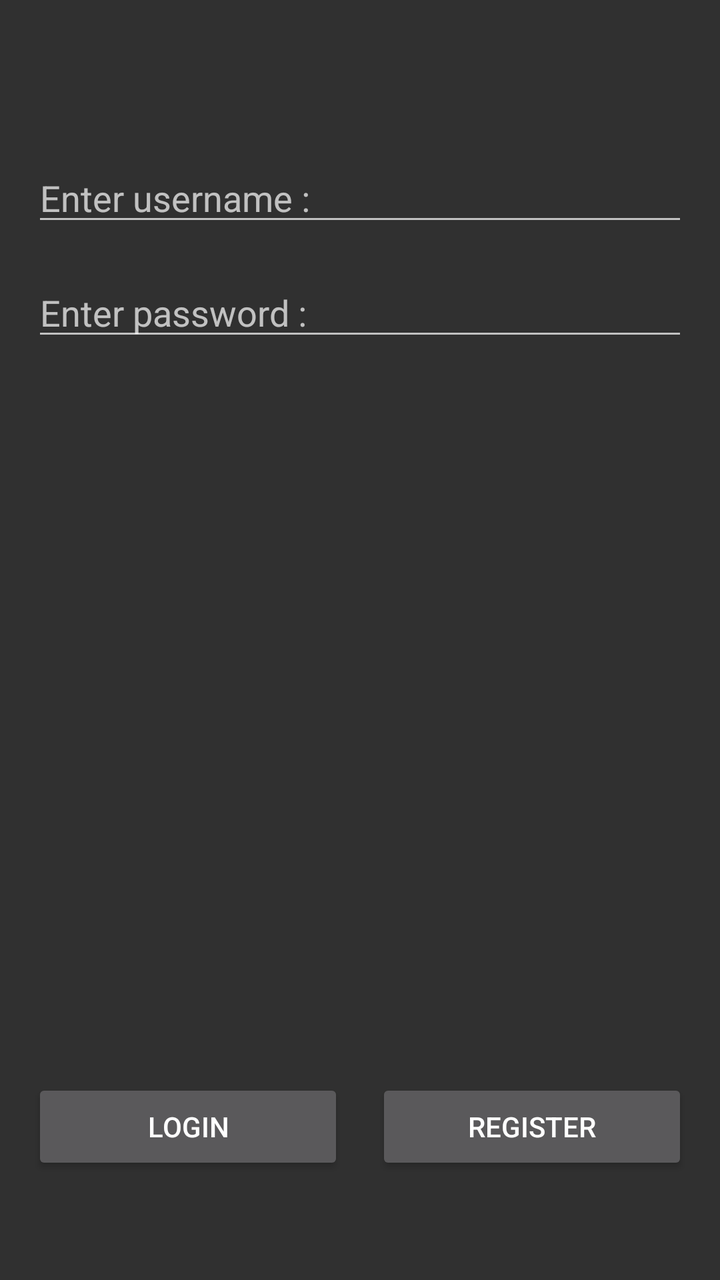
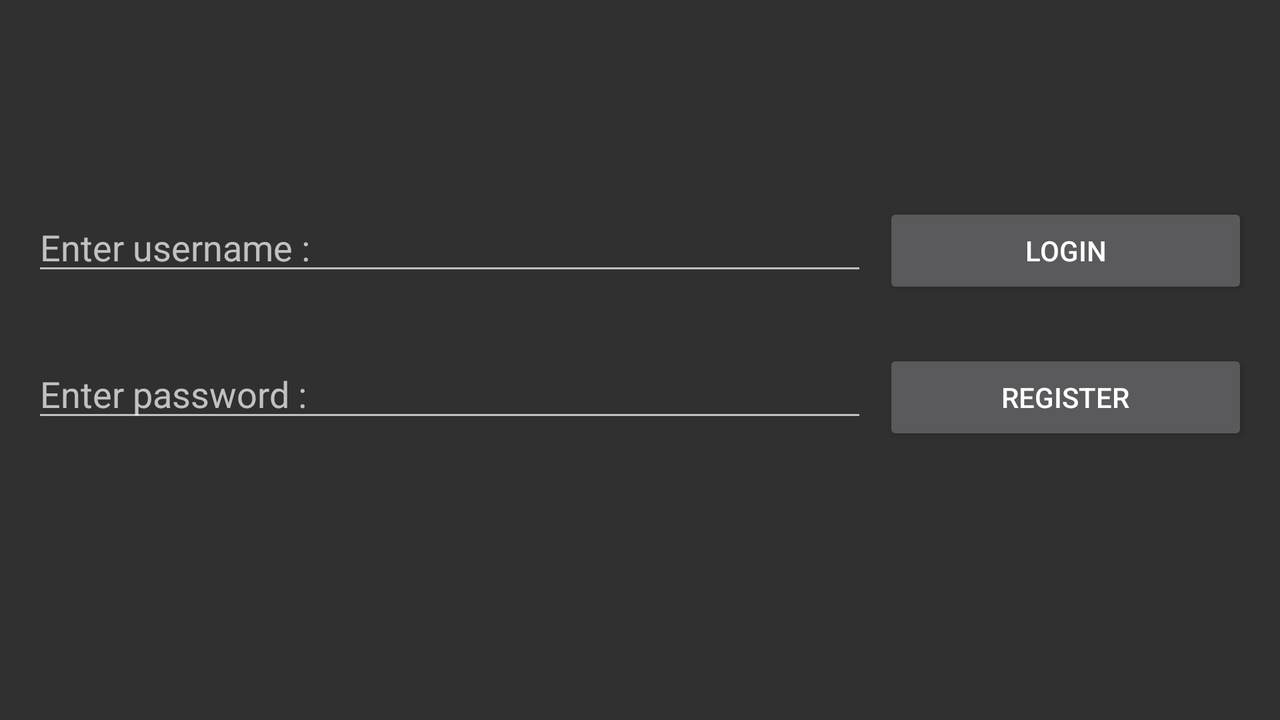

The same Android screen from two of the app's own layout files: first res/layout/ as a phone draws it, then the repository's variant for another configuration, drawn on a device whose configuration selects that folder. Both files follow.
<!-- AndroidManifest.xml: application theme AppTheme -->
<!-- res/layout/activity_login.xml -->
<?xml version="1.0" encoding="utf-8"?>

<android.support.constraint.ConstraintLayout xmlns:android="http://schemas.android.com/apk/res/android"
    xmlns:app="http://schemas.android.com/apk/res-auto"
    xmlns:tools="http://schemas.android.com/tools"
    android:id="@+id/activity_login"
    android:layout_width="match_parent"
    android:layout_height="match_parent"
    android:paddingBottom="@dimen/activity_vertical_margin"
    android:paddingLeft="@dimen/activity_horizontal_margin"
    android:paddingRight="@dimen/activity_horizontal_margin"
    android:paddingTop="@dimen/activity_vertical_margin"

    tools:context="com.carcalendar.dmdev.carcalendar.LoginActivity">

    <ProgressBar
        android:id="@+id/progressBar"
        android:layout_width="wrap_content"
        android:layout_height="wrap_content"
        android:visibility="gone"
        app:layout_constraintBottom_toBottomOf="parent"
        app:layout_constraintTop_toTopOf="parent"
        app:layout_constraintRight_toRightOf="parent"
        app:layout_constraintLeft_toLeftOf="parent" />

    <EditText
        android:layout_width="0dp"
        android:layout_height="wrap_content"
        android:inputType="textPersonName"
        android:hint="@string/enter_username"
        android:ems="10"
        android:id="@+id/usernameET"
        app:layout_constraintRight_toRightOf="parent"
        app:layout_constraintLeft_toLeftOf="parent"
        app:layout_constraintTop_toTopOf="@+id/guideline2"
        android:layout_marginTop="0dp" />

    <EditText
        android:layout_width="0dp"
        android:layout_height="wrap_content"
        android:inputType="textPassword"
        android:hint="@string/enter_password"
        android:ems="10"
        android:id="@+id/passET"
        android:layout_marginTop="16dp"
        app:layout_constraintTop_toBottomOf="@+id/usernameET"
        app:layout_constraintRight_toRightOf="parent"
        app:layout_constraintLeft_toLeftOf="parent" />

    <Button
        android:layout_width="0dp"
        android:layout_weight="1"
        android:layout_height="wrap_content"
        android:id="@+id/loginBtn"
        android:text="@string/login_btn"
        app:layout_constraintLeft_toLeftOf="parent"
        app:layout_constraintRight_toLeftOf="@+id/guideline"
        android:layout_marginRight="8dp"
        android:layout_marginEnd="8dp"
        app:layout_constraintHorizontal_bias="1.0"
        app:layout_constraintTop_toTopOf="@+id/guideline6"
        android:layout_marginTop="8dp"
        app:layout_constraintBottom_toBottomOf="parent"
        android:layout_marginBottom="8dp" />

    <Button
        android:layout_width="0dp"
        android:layout_weight="1"
        android:layout_height="wrap_content"
        android:id="@+id/regBtn"
        android:text="@string/register_btn"
        app:layout_constraintRight_toRightOf="parent"
        android:layout_marginLeft="8dp"
        android:layout_marginStart="8dp"
        app:layout_constraintLeft_toLeftOf="@+id/guideline"
        app:layout_constraintHorizontal_bias="0.0"
        app:layout_constraintTop_toTopOf="@+id/guideline6"
        android:layout_marginTop="8dp"
        app:layout_constraintBottom_toBottomOf="parent"
        android:layout_marginBottom="8dp" />

    <android.support.constraint.Guideline
        android:layout_width="wrap_content"
        android:layout_height="wrap_content"
        android:id="@+id/guideline"
        android:orientation="vertical"
        app:layout_constraintGuide_percent="0.5" />

    <android.support.constraint.Guideline
        android:layout_width="wrap_content"
        android:layout_height="wrap_content"
        android:id="@+id/guideline2"
        android:orientation="horizontal"
        app:layout_constraintGuide_percent="0.1" />

    <android.support.constraint.Guideline
        android:layout_width="wrap_content"
        android:layout_height="wrap_content"
        android:id="@+id/guideline6"
        android:orientation="horizontal"
        app:layout_constraintGuide_percent="0.8" />

</android.support.constraint.ConstraintLayout>
<!-- resources referenced by this layout -->
<resources>
  <dimen name="activity_horizontal_margin">16dp</dimen>
  <dimen name="activity_vertical_margin">16dp</dimen>
  <string name="enter_password">Enter password :</string>
  <string name="enter_username">Enter username :</string>
  <string name="login_btn">Login</string>
  <string name="register_btn">Register</string>
  <style name="AppTheme" parent="Theme.AppCompat">
          
          <item name="android:actionOverflowButtonStyle">@style/OverFlow</item>
      </style>
  <style name="OverFlow" parent="Widget.AppCompat.Light.ActionButton.Overflow">
          <item name="android:src">@mipmap/ic_settings_white_24dp</item>
      </style>
</resources>
<!-- res/layout-land/activity_login.xml (the repository's variant of the layout above) -->
<!-- drawn on the phone turned sideways -->
<?xml version="1.0" encoding="utf-8"?>

<android.support.constraint.ConstraintLayout xmlns:android="http://schemas.android.com/apk/res/android"
    xmlns:app="http://schemas.android.com/apk/res-auto"
    xmlns:tools="http://schemas.android.com/tools"
    android:id="@+id/activity_login"
    android:layout_width="match_parent"
    android:layout_height="match_parent"
    android:paddingBottom="@dimen/activity_vertical_margin"
    android:paddingLeft="@dimen/activity_horizontal_margin"
    android:paddingRight="@dimen/activity_horizontal_margin"
    android:paddingTop="@dimen/activity_vertical_margin"

    tools:context="com.carcalendar.dmdev.carcalendar.LoginActivity">

    <ProgressBar
        android:id="@+id/progressBar"
        android:layout_width="wrap_content"
        android:layout_height="wrap_content"
        android:visibility="gone"
        app:layout_constraintBottom_toBottomOf="parent"
        app:layout_constraintTop_toTopOf="parent"
        app:layout_constraintRight_toRightOf="parent"
        app:layout_constraintLeft_toLeftOf="parent" />

    <EditText
        android:layout_width="0dp"
        android:layout_height="wrap_content"
        android:inputType="textPersonName"
        android:hint="@string/enter_username"
        android:ems="10"
        android:id="@+id/usernameET"
        app:layout_constraintLeft_toLeftOf="parent"
        app:layout_constraintTop_toTopOf="@+id/guideline2"
        app:layout_constraintRight_toLeftOf="@+id/guideline"
        android:layout_marginRight="8dp"
        android:layout_marginEnd="8dp"
        app:layout_constraintHorizontal_bias="1.0"
        android:layout_marginTop="0dp" />

    <EditText
        android:layout_width="0dp"
        android:layout_height="wrap_content"
        android:inputType="textPassword"
        android:hint="@string/enter_password"
        android:ems="10"
        android:id="@+id/passET"
        android:layout_marginTop="32dp"
        app:layout_constraintTop_toBottomOf="@+id/usernameET"
        app:layout_constraintLeft_toLeftOf="@+id/usernameET"
        app:layout_constraintRight_toRightOf="@+id/usernameET"
        app:layout_constraintHorizontal_bias="0.0" />

    <Button
        android:layout_width="0dp"
        android:layout_weight="1"
        android:layout_height="wrap_content"
        android:id="@+id/loginBtn"
        android:text="@string/login_btn"
        app:layout_constraintLeft_toLeftOf="@+id/guideline"
        app:layout_constraintRight_toRightOf="parent"
        app:layout_constraintHorizontal_bias="0.0"
        app:layout_constraintBaseline_toBaselineOf="@+id/usernameET" />

    <Button
        android:layout_width="0dp"
        android:layout_weight="1"
        android:layout_height="wrap_content"
        android:id="@+id/regBtn"
        android:text="@string/register_btn"
        app:layout_constraintRight_toRightOf="parent"
        app:layout_constraintBaseline_toBaselineOf="@+id/passET"
        app:layout_constraintLeft_toLeftOf="@+id/guideline" />

    <android.support.constraint.Guideline
        android:layout_width="wrap_content"
        android:layout_height="wrap_content"
        android:id="@+id/guideline"
        android:orientation="vertical"
        app:layout_constraintGuide_percent="0.70" />

    <android.support.constraint.Guideline
        android:layout_width="wrap_content"
        android:layout_height="wrap_content"
        android:id="@+id/guideline2"
        android:orientation="horizontal"
        app:layout_constraintGuide_percent="0.26" />

</android.support.constraint.ConstraintLayout>
